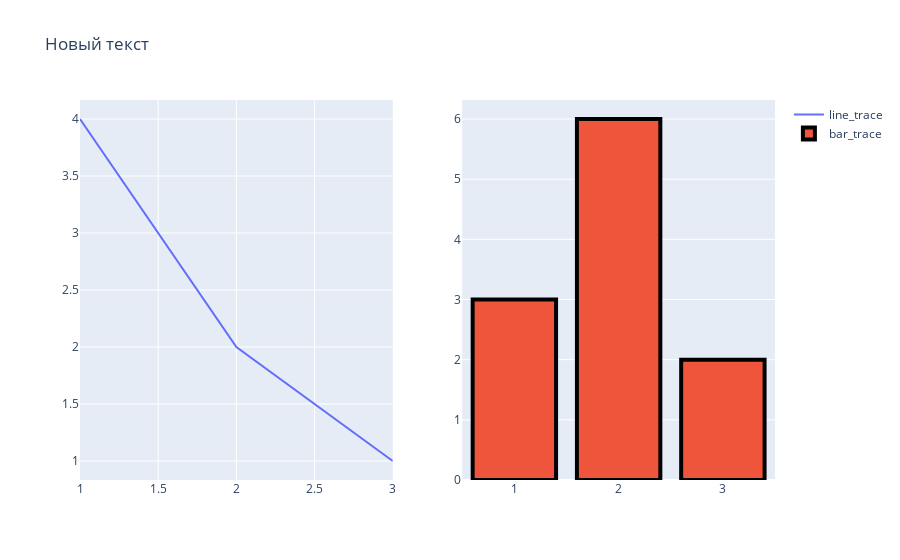

Notebook cell for this chart:
### Markdown cell above
Другие методы из семейства update:
* update_xaxes
* update_yaxes
* update_layout_images
* update_annotations
* update_shapes

### Code cell
# кроме этого, изменять свойства можно напрямую, обращаясь к полям объекта
# после создания трейсов их свойства можно модифицировать 
# при помощи методов update_traces и for_each_trace
fig = make_subplots(rows=1, cols=2)
fig.add_scatter(
    x=[1, 2, 3],
    y=[4, 2, 1],
    mode="lines",
    row=1,
    col=1,
    name="line_trace"
)
fig.add_bar(
    x=[1, 2, 3],
    y=[3, 6, 2],
    row=1,
    col=2,
    name="bar_trace"
)
fig.layout.title.text = 'Новый текст'
fig.data[1].marker.line.color = 'black'
fig.data[1].marker.line.width = 4

fig.show()

### Figure 1 — Plotly figure (JSON) as saved in the notebook; plotly's stock layout.template omitted (floating-point values rounded to 4 significant figures)
{"data": [{"mode": "lines", "name": "line_trace", "type": "scatter", "x": [1, 2, 3], "xaxis": "x", "y": [4, 2, 1], "yaxis": "y"}, {"marker": {"line": {"color": "black", "width": 4}}, "name": "bar_trace", "type": "bar", "x": [1, 2, 3], "xaxis": "x2", "y": [3, 6, 2], "yaxis": "y2"}], "layout": {"title": {"text": "Новый текст"}, "xaxis": {"anchor": "y", "domain": [0, 0.45]}, "xaxis2": {"anchor": "y2", "domain": [0.55, 1]}, "yaxis": {"anchor": "x", "domain": [0, 1]}, "yaxis2": {"anchor": "x2", "domain": [0, 1]}}}
